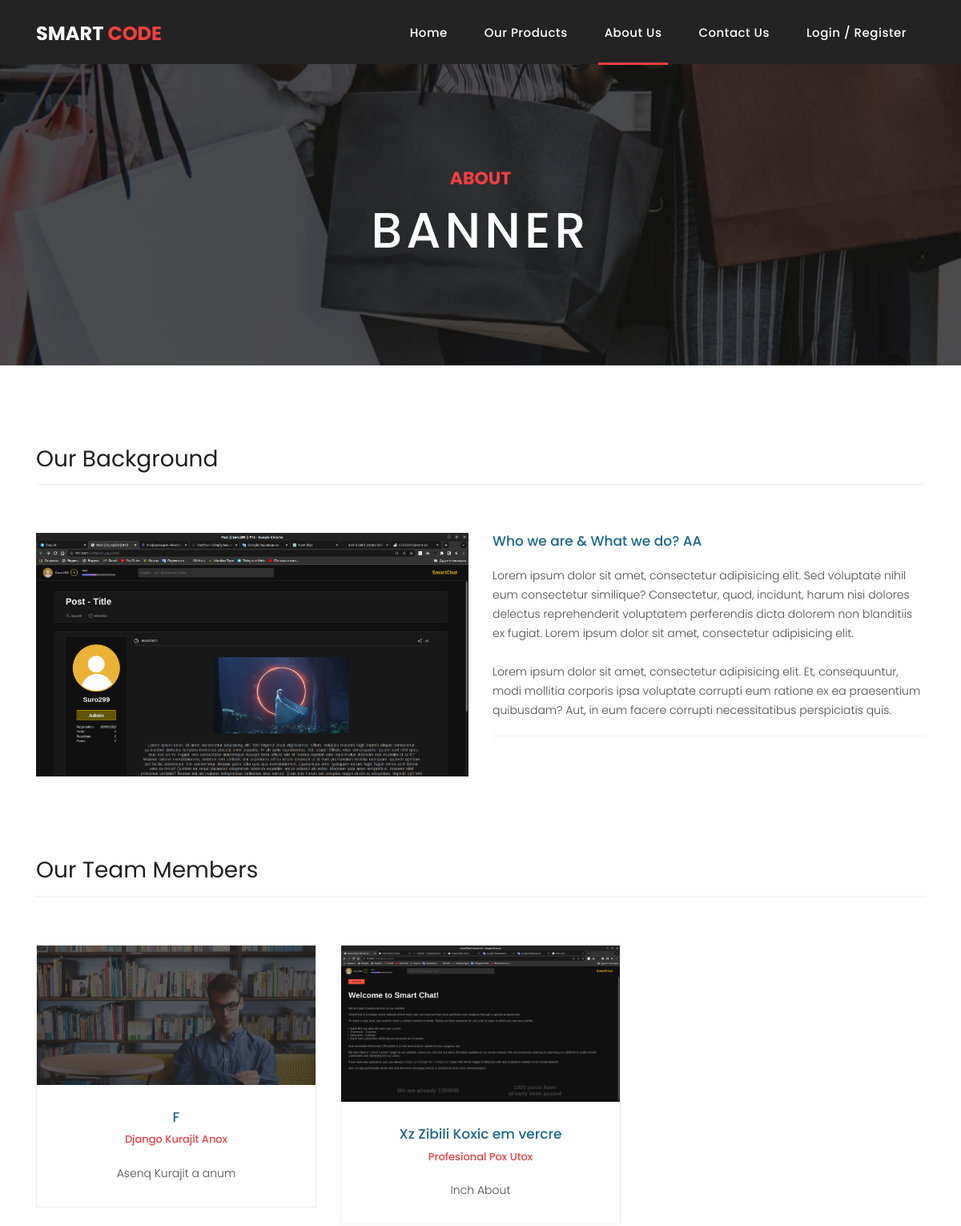
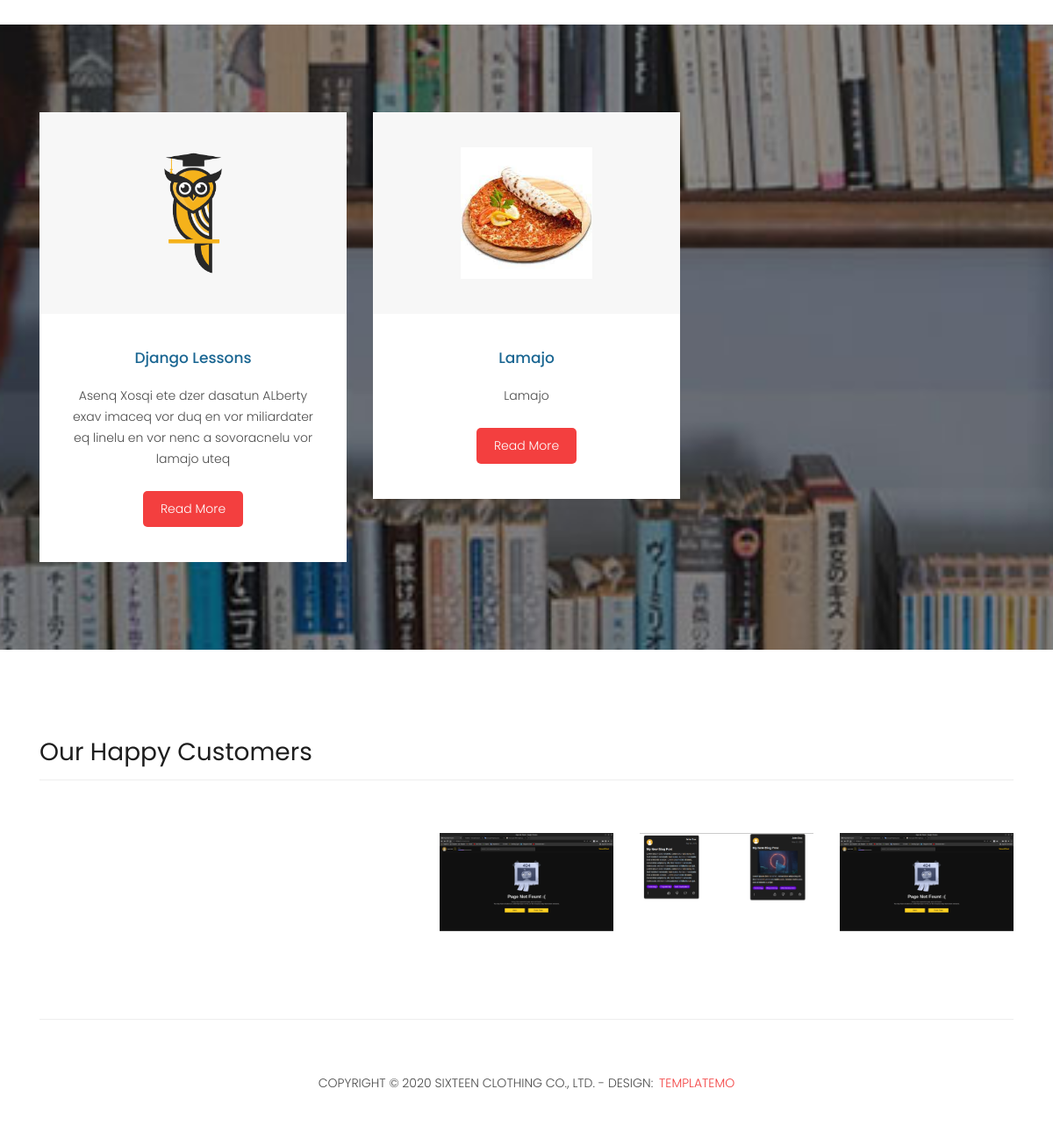
The page /about/ on the database its author committed (2 pictures, top to bottom).
### main/models.py (models this page shows, shortened)
class SiteTitle(models.Model):
    pt_1 = models.CharField("Title part 1", max_length = 50)
    pt_2 = models.CharField("Title part 2", max_length = 50)
    class Meta:
        verbose_name = "Site Title"
        verbose_name_plural = "Site Title"

class Banners(models.Model):
    page = models.ForeignKey("Pages", on_delete = models.CASCADE)
    img = models.ImageField("Banner Image")
    title = models.CharField("Banner Title", max_length = 255)
    text = models.TextField("Banner Text")
    class Meta:
        verbose_name = "Banner"
        verbose_name_plural = "Banners"

class OurBackground(models.Model):
    title = models.CharField("Title", max_length = 255)
    text_1 = models.TextField("Text 1")
    text_2 = models.TextField("Text 2")
    img = models.ImageField("Image", default = "")
    facebook_url = models.URLField("Facebook Url", blank = True)
    twitter_url = models.URLField("Twitter Url", blank = True)
    linked_in_url = models.URLField("Linked in Url", blank = True)
    be_url = models.URLField("Be Url", blank = True)
    class Meta:
        verbose_name = "Our Background"
        verbose_name_plural = "Our Background"

class TeamMembers(models.Model):
    name = models.CharField("Member Name", max_length= 50)
    profession = models.CharField("Member Profession", max_length=100)
    about = models.TextField("About Member")
    img = models.ImageField('Member Photo', upload_to="images")
    fb = models.URLField("facebook URL", blank = True)
    linkedin = models.URLField("Linkedin URL", blank = True)
    twitter = models.URLField("twitter URL", blank = True)
    be = models.URLField("behance URL", blank = True)
    class Meta:
        verbose_name = "Team Member"
        verbose_name_plural = "Team Members"

class Services(models.Model):
    img = models.ImageField("Service Image")
    title = models.CharField("Service Title", max_length = 100)
    description = models.TextField("Service Description")
    class Meta:
        verbose_name = "Service"
        verbose_name_plural = "Services"

class HeppyCustomers(models.Model):
    img = models.ImageField("Customer Image")
    class Meta:
        verbose_name = "Heppy Customer"
        verbose_name_plural = "Heppy Customers"

### main/views.py (the view)
# urls.py: path("about/", views.about, name = "about"),
def about(request):
    happy_customers_list = HeppyCustomers.objects.all()
    banner = Banners.objects.filter(page__name = "About")[0]
    our_bg = OurBackground.objects.all()[0]
    team_members = TeamMembers.objects.all()
    serices = Services.objects.all()[:3:]
    return render(request, "main/about.html", context = {
        "page": "about",
        "isAboutOrContact": True,
        "happy_customers_list": happy_customers_list,
        "sitetitle": SiteTitle.objects.all()[0],
        "banner": banner,
        "our_bg": our_bg,
        "team_members": team_members,
        "serices": serices
    })

### main/templates/main/about.html (shortened to what this page needs)
{% extends 'main/base.html' %} {% block title %} About Page {% endblock %}
{%block body %}
<div class="best-features about-features">
  <div class="container">
    <div class="row">
      <div class="col-md-12">
        <div class="section-heading">
          <h2>Our Background</h2>
        </div>
      </div>
      <div class="col-md-6">
        <div class="right-image">
          <img src="{{ our_bg.img.url }}" alt="" />
        </div>
      </div>
      <div class="col-md-6">
        <div class="left-content">
          <h4>{{ our_bg.title }}</h4>
          <p>
            {{ our_bg.text_1 }} <br /><br />
            {{ our_bg.text_2 }}
          </p>
        </div>
      </div>
    </div>
  </div>
</div>
<div class="team-members">
  <div class="container">
    <div class="row">
      <div class="col-md-12">
        <div class="section-heading">
          <h2>Our Team Members</h2>
        </div>
      </div>
      {% for i in team_members%}
      <div class="col-md-4">
        <div class="team-member">
          <div class="thumb-container">
            <img src="{{ i.img.url }}" alt="" />
          </div>
          <div class="down-content">
            <h4> {{ i.name }} </h4>
            <span> {{ i.profession}}</span>
            <p>
              {{ i.about }}
            </p>
          </div>
        </div>
      </div>
      {% endfor %}
    </div>
  </div>
</div>
<div class="services">
  <div class="container">
    <div class="row">
      {% for i in serices %}
      <div class="col-md-4">
        <div class="service-item">
          <div class="icon">
            <img style = "max-width: 150px" src="{{ i.img.url }}" alt="">
          </div>
          <div class="down-content">
            <h4>{{ i.title }}</h4>
            <p>
              {{ i.description }}
            </p>
            <a href="#" class="filled-button">Read More</a>
          </div>
        </div>
      </div>
      {% endfor %}
    </div>
  </div>
</div>
{% endblock %}

### main/templates/main/base.html (shortened to what this page needs)
{% load static %}
<!DOCTYPE html>
<html lang="en">
<head>
    <link href="{% static 'main/vendor/bootstrap/css/bootstrap.min.css' %}" rel="stylesheet">
    <link rel="stylesheet" href="{% static 'main/assets/css/fontawesome.css' %}">
    <link rel="stylesheet" href="{% static 'main/assets/css/templatemo-sixteen.css' %}">
    <link rel="stylesheet" href="{% static 'main/assets/css/owl.css' %}">
  </head>
  <body>
    {% include "main/inc/header.html" %}
        <div class="page-heading products-heading header-text">
          <div class="container">
            <div class="row">
              <div class="col-md-12">
                <div class="text-content">
                  <h4> {{ banner.title }} </h4>
                  <h2> {{ banner.text }} </h2>
                </div>
              </div>
            </div>
          </div>
        </div>
    {% block body %} {% endblock %}
    {% if isAboutOrContact %}
    <div class="happy-clients">
        <div class="container">
          <div class="row">
            <div class="col-md-12">
              <div class="section-heading">
                <h2>Our Happy Customers</h2>
              </div>
            </div>
            <div class="col-md-12">
              <div class="owl-clients owl-carousel">
                {% for i in happy_customers_list%}
                <div class="client-item">
                  <img src="{{ i.img.url  }}" alt="{{ i.id }}">
                </div>
                {% endfor %}
              </div>
            </div>
          </div>
        </div>
    </div>
    {% endif %}
    <footer>
        <div class="container">
          <div class="row">
            <div class="col-md-12">
              <div class="inner-content">
                <p>Copyright &copy; 2020 Sixteen Clothing Co., Ltd.
              - Design: <a rel="nofollow noopener" href="https://templatemo.com" target="_blank">TemplateMo</a></p>
              </div>
            </div>
          </div>
        </div>
    </footer>
   </body>
</html>

### main/templates/main/inc/header.html (shortened to what this page needs)
<header class="">
    <nav class="navbar navbar-expand-lg">
      <div class="container">
        <a class="navbar-brand" href="{% url 'index' %}"><h2> {{ sitetitle.pt_1 }} <em> {{ sitetitle.pt_2 }} </em></h2></a>
        <div class="collapse navbar-collapse" id="navbarResponsive">
          <ul class="navbar-nav ml-auto">
            <li class="nav-item {% if page == 'home' %}active{% endif %}">
              <a class="nav-link" href="{% url 'index' %}"> Home
              </a>
            </li>
            <li class="nav-item {% if page == 'products' %}active{% endif %}">
              <a class="nav-link" href="{% url 'products' %}">Our Products</a>
            </li>
            <li class="nav-item {% if page == 'about'%}active{% endif %}">
              <a class="nav-link" href="{% url 'about' %}">About Us</a>
            </li>
            <li class="nav-item {% if page == 'contact'%}active{% endif %}">
              <a class="nav-link" href="{% url 'contact' %}">Contact Us</a>
            </li>
            {% if user.is_authenticated %}
              <li class="nav-item {% if page == 'loginregister'%}active{% endif %}">
                 <a class="nav-link" href="{% url 'logout' %}"> {{ user.username }} </a>
              </li>
            {% else %}
              <li class="nav-item {% if page == 'loginregister'%}active{% endif %}">
                <a class="nav-link" href="{% url 'login_register' %}">Login / Register</a>
              </li>
            {% endif %}
          </ul>
        </div>
      </div>
    </nav>
</header>

### main/static/main/assets/css/templatemo-sixteen.css (style rules this page uses)
body { font-family: 'Poppins', sans-serif; overflow-x: hidden; text-rendering: optimizeLegibility; -webkit-font-smoothing: antialiased; -moz-osx-font-smoothing: grayscale; }
p { margin-bottom: 0px; font-size: 14px; font-weight: 300; color: #4a4a4a; line-height: 24px; }
a { text-decoration: none!important; }
ul { padding: 0; margin: 0; list-style: none; }
h1,h2,h3,h4,h5,h6 { margin: 0px; }
a.filled-button { background-color: #f33f3f; color: #fff; font-size: 14px; text-transform: capitalize; font-weight: 300; padding: 10px 20px; border-radius: 5px; display: inline-block; transition: all 0.3s; }
.section-heading { text-align: left; margin-bottom: 60px; border-bottom: 1px solid #eee; }
.section-heading h2 { font-size: 28px; font-weight: 400; color: #1e1e1e; margin-bottom: 15px; }
.products-heading { background-image: url(../images/products-heading.jpg); }
.page-heading { padding: 210px 0px 130px 0px; text-align: center; background-position: center center; background-repeat: no-repeat; background-size: cover; }
.page-heading .text-content h4 { color: #f33f3f; font-size: 22px; text-transform: uppercase; font-weight: 700; margin-bottom: 15px; }
.page-heading .text-content h2 { color: #fff; font-size: 62px; text-transform: uppercase; letter-spacing: 5px; }
header { position: absolute; z-index: 99999; width: 100%; height: 80px; background-color: #232323; -webkit-transition: all 0.3s ease-in-out 0s; -moz-transition: all 0.3s ease-in-out 0s; -o-transition: all 0.3s ease-in-out 0s; transition: all 0.3s ease-in-out 0s; }
header .navbar { padding: 17px 0px; }
.navbar .navbar-brand { float: left; margin-top: -12px; outline: none; }
.navbar .navbar-brand h2 { color: #fff; text-transform: uppercase; font-size: 24px; font-weight: 700; -webkit-transition: all .3s ease 0s; -moz-transition: all .3s ease 0s; -o-transition: all .3s ease 0s; transition: all .3s ease 0s; }
.navbar .navbar-brand h2 em { font-style: normal; color: #f33f3f; }
#navbarResponsive { z-index: 999; }
.navbar-collapse { text-align: center; }
.navbar .navbar-nav .nav-item { margin: 0px 15px; }
.navbar .navbar-nav a.nav-link { text-transform: capitalize; font-size: 15px; font-weight: 500; letter-spacing: 0.5px; color: #fff; transition: all 0.5s; margin-top: 5px; }
.navbar .navbar-nav .nav-link:hover, .navbar .navbar-nav .active>.nav-link, .navbar .navbar-nav .nav-link.active, .navbar .navbar-nav .nav-link.show, .navbar .navbar-nav .show>.nav-link { color: #fff; padding-bottom: 25px; border-bottom: 3px solid #f33f3f; }
.about-features { margin-top: 100px!important; }
.about-features p { border-bottom: 1px solid #eee; padding-bottom: 20px; }
.about-features .container .row { padding-bottom: 0px!important; border-bottom: none!important; }
.best-features { margin-top: 50px; }
.best-features .container .row { border-bottom: 1px solid #eee; padding-bottom: 60px; }
.best-features img { width: 100%; overflow: hidden; }
.best-features h4 { font-size: 17px; color: #1a6692; margin-bottom: 20px; }
.best-features p { margin-bottom: 25px; }
footer { text-align: center; }
footer .inner-content { border-top: 1px solid #eee; margin-top: 60px; padding: 60px 0px; }
footer .inner-content p { text-transform: uppercase; }
footer .inner-content p a { color: #f33f3f; margin-left: 3px; }
.team-members { margin-top: 100px; }
.team-member { border: 1px solid #eee; margin-bottom: 30px; }
.team-member img { width: 100%; overflow: hidden; }
.team-member .down-content { padding: 30px; text-align: center; }
.team-member .thumb-container { position: relative; }
.team-member .down-content h4 { font-size: 17px; color: #1a6692; margin-bottom: 8px; }
.team-member .down-content span { display: block; font-size: 13px; color: #f33f3f; font-weight: 500; margin-bottom: 20px; }
.services { background-image: url(../images/services-bg.jpg); background-position: center center; background-repeat: no-repeat; background-size: cover; background-attachment: fixed; padding: 100px 0px; }
.services .service-item { text-align: center; }
.services .service-item .icon { background-color: #f7f7f7; padding: 40px; }
.services .service-item .down-content { background-color: #fff; padding: 40px 30px; }
.services .service-item .down-content h4 { font-size: 17px; color: #1a6692; margin-bottom: 20px; }
.services .service-item .down-content p { margin-bottom: 25px; }
.happy-clients { margin-top: 100px; margin-bottom: 40px; }
.happy-clients .client-item img { max-width: 100%; overflow: hidden; transition: all .3s; cursor: pointer; }

### rows shown on the page
SiteTitle: pt_1 "SMART", pt_2 "CODE"
Banners: title "ABOUT", text "BANNER"
OurBackground: img (picture), title "Who we are & What we do? AA", text_1 "Lorem ipsum dolor sit amet, consectetur adipisicing elit. Sed voluptate nihil eum consectetur similique? Consectetur, quod, incidunt, harum nisi dolores delectus reprehenderit voluptatem perferendis dicta dolorem non blanditiis ex fugiat. Lorem ipsum dolor sit amet, consectetur adipisicing elit.", text_2 "Lorem ipsum dolor sit amet, consectetur adipisicing elit. Et, consequuntur, modi mollitia corporis ipsa voluptate corrupti eum ratione ex ea praesentium quibusdam? Aut, in eum facere corrupti necessitatibus perspiciatis quis."
TeamMembers: img (picture), name "F", profession "Django Kurajit Anox", about "Asenq Kurajit a anum"
TeamMembers: img (picture), name "Xz Zibili Koxic em vercre", profession "Profesional Pox Utox", about "Inch About"
Services: img (picture), title "Django Lessons", description "Asenq Xosqi ete dzer dasatun ALberty exav imaceq vor duq en vor miliardater eq linelu en vor nenc a sovoracnelu vor lamajo uteq"
Services: img (picture), title "Lamajo", description "Lamajo"
HeppyCustomers: img (picture)
HeppyCustomers: img (picture)
